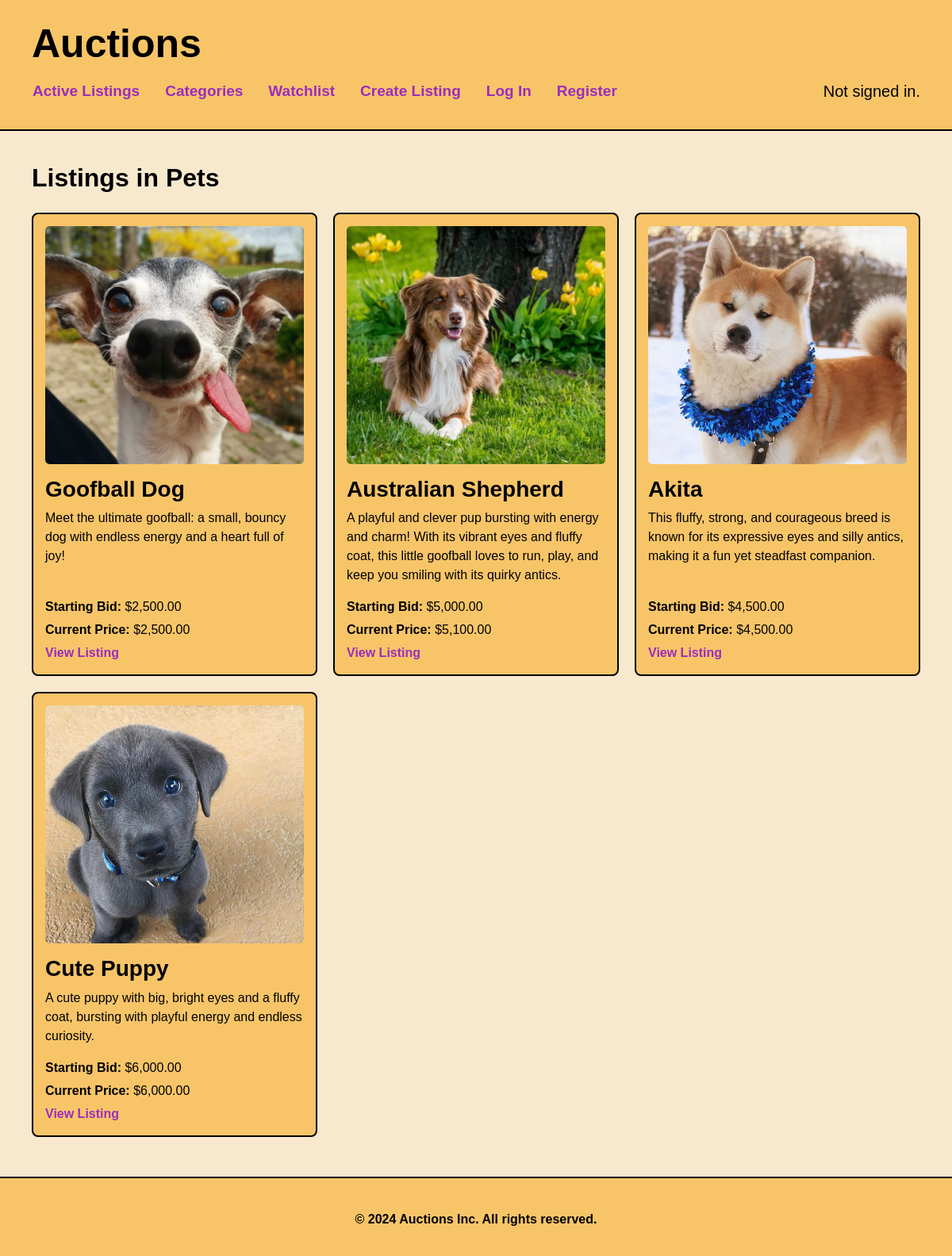
The page /categories/pets/ on the database its author committed.
### auctions/models.py (models this page shows, shortened)
class Category(models.Model):
    name = models.CharField(max_length=64, unique=True) # Name of the category, must be unique
    slug = models.SlugField(unique=True, max_length=200, blank=True, null=True) # URL-friendly version of the name

class AuctionListing(models.Model):
    title = models.CharField(max_length=100) # Title of the listing
    slug = models.SlugField(unique=True, blank=True) # Unique slug for URLs, generated from title
    description = models.TextField() # Detailed description of the listing
    starting_bid = models.DecimalField(max_digits=10, decimal_places=2) # Starting price of the auction
    current_price = models.DecimalField(max_digits=10, decimal_places=2, blank=True, null=True) # Current highest bid
    image = models.ImageField(upload_to='images') # Image associated with the listing, saved in 'images' folder
    category = models.ForeignKey(Category, on_delete=models.CASCADE, related_name="listings") # Category this listing belongs to
    created_at = models.DateTimeField(auto_now_add=True) # Timestamp when the listing was created
    updated_at = models.DateTimeField(auto_now=True) # Timestamp for when the listing was last updated
    user = models.ForeignKey(User, on_delete=models.CASCADE, related_name="listings") # User who created the listing
    is_active = models.BooleanField(default=True) # Whether the listing is active or closed

### auctions/views.py (the view)
# urls.py: path('categories/<slug:slug>/', views.category_listings, name='category_listings'),
def category_listings(request, slug):
    category = get_object_or_404(Category, slug=slug)
    listings = AuctionListing.objects.filter(category=category, is_active=True)
    return render(request, "auctions/category_listings.html", {
        "category": category,
        "listings": listings
    })

### auctions/templates/auctions/category_listings.html
{% extends "auctions/layout.html" %}
{% load humanize %}
{% block body %}
    <h2><b>Listings in {{ category.name }}</b></h2>
    <div class="listings-grid">
        {% for listing in listings %}
            <div class="listing-item">
                {% if listing.image %}
                    <div class="listing-index-image">
                        <img src="{{ listing.image.url }}" alt="{{ listing.title }}">
                    </div>
                {% endif %}
                <div class="index-listing-details">
                    <h3><b>{{ listing.title }}</b></h3>
                    <p>{{ listing.description }}</p>
                    <div style="margin-top: auto;">
                        <p style="margin-bottom: 5px;"><b>Starting Bid:</b> ${{ listing.starting_bid|floatformat:2|intcomma }}</p>
                        <p style="margin-bottom: 5px;"><b>Current Price:</b> ${{ listing.current_price|floatformat:2|intcomma }}</p>
                        <a href="{% url 'listing' slug=listing.slug %}">View Listing</a>
                    </div>
                </div>
            </div>
        {% empty %}
            <p>No listings available in this category.</p>
        {% endfor %}
    </div>
{% endblock %}

### auctions/static/auctions/styles.css (style rules this page uses)
html, body { background-color: #f7e8ce; color: #000; font-family: Arial, sans-serif; height: 100%; margin: 0; padding: 0; display: flex; flex-direction: column; }
nav ul li a.nav-link, .listing-item a { font-size: 19px; color: #9c2cbe; text-decoration: none; font-weight: bold; transition: color 0.3s ease, text-decoration 0.3s ease; }
.listing-item { display: flex; flex-direction: column; justify-content: space-between; border: 2px solid #000000; padding: 15px; background-color: #f7c568; border-radius: 8px; height: 100%; }
.index-listing-details { display: flex; flex-direction: column; flex-grow: 1; justify-content: space-between; }
.index-listing-details a { color: #9c2cbe; font-weight: bold; font-size: 1rem; }
.listing-index-image { width: 100%; overflow: hidden; border-radius: 5px; margin-bottom: 15px; }
.listing-index-image img { width: 100%; height: 100%; object-fit: cover; border-radius: 5px; }
.listings-grid { display: grid; grid-template-columns: repeat(auto-fill, minmax(300px, 1fr)); gap: 20px; margin-top: 25px; }
.listing-item { border: 2px solid #000000; padding: 15px; background-color: #fff; border-radius: 8px; background-color: #f7c568; }
.listing-index-image { width: 100%; height: 300px; overflow: hidden; border-radius: 5px; margin-bottom: 15px; }

### rows shown on the page
Category: name "Pets"
AuctionListing: image (picture), title "Goofball Dog", description "Meet the ultimate goofball: a small, bouncy dog with endless energy and a heart full of joy!", starting_bid "2,500.00", current_price "2,500.00"
AuctionListing: image (picture), title "Australian Shepherd", description "A playful and clever pup bursting with energy and charm! With its vibrant eyes and fluffy coat, this little goofball loves to run, play, and keep you smiling with its quirky antics.", starting_bid "5,000.00", current_price "5,100.00"
AuctionListing: image (picture), title "Akita", description "This fluffy, strong, and courageous breed is known for its expressive eyes and silly antics, making it a fun yet steadfast companion.", starting_bid "4,500.00", current_price "4,500.00"
AuctionListing: image (picture), title "Cute Puppy", description "A cute puppy with big, bright eyes and a fluffy coat, bursting with playful energy and endless curiosity.", starting_bid "6,000.00", current_price "6,000.00"
